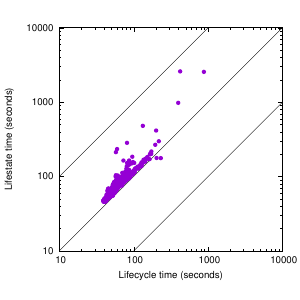

Generate this figure with gnuplot:
set size square
#set xrange [35:2700.0]
#set yrange [35:2700.0]

set xrange [10:10000]
set yrange [10:10000]


set key off
set logscale x
set logscale y
set xlabel 'Lifecycle time (seconds)'
set ylabel 'Lifestate time (seconds)'
set terminal postscript eps color size 3,3
set output '| epstopdf --filter > log-scatter.proof.time.pdf'

plot x notitle lt -1, 10*x notitle lt -1, x/10 notitle lt -1, \
'proof.data' using ($2==0 ? $3 : -1):($2==0 ? $4 : -1) title 'safe' with points pointtype 5 lt 3, \
'proof.data' using ($2==1 ? $3 : -1):($2==1 ? $4 : -1) title 'unsafe' with points pointtype 7 lt 1

